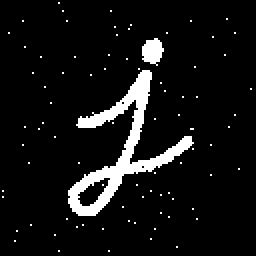
#> input picture projects/rtcl_tp25k_usb3/rtcl_tp25k_usb3_morphology_filter/app/rust/img_128x128.pgm, 128 x 128 px (shown 2 times larger); its folder holds only this picture in this run
$ python tile_image.py
#> lines starting #> are read from the running program, lines starting #| are printed output that depends on the picture; after the words box and inside, x2 and y2 are one past the last pixel; in counts of white or black regions, pixels touching at a corner belong together
#!/usr/bin/env python3
"""img_128x128.pgm を並べて 1024x1024 の画像を生成する"""

import cv2
import numpy as np


tile_w, tile_h = 128, 128
out_w, out_h = 512, 512
cols = out_w // tile_w  # 8
rows = out_h // tile_h  # 8

src_pgm = f"img_{tile_w}x{tile_h}.pgm"
dst_pgm = f"img_{out_w}x{out_h}.pgm"
dst_bin = f"input_{out_w}x{out_h}.bin"

src = cv2.imread(str(src_pgm), cv2.IMREAD_UNCHANGED)
#> src: shape (128, 128); 7.4% white; 84 white regions (82 under 20 px), largest, box (x1, y1, x2, y2) and area: (34, 35, 97, 108) 1021, (71, 19, 82, 33) 108

dst = np.tile(src, (rows, cols))
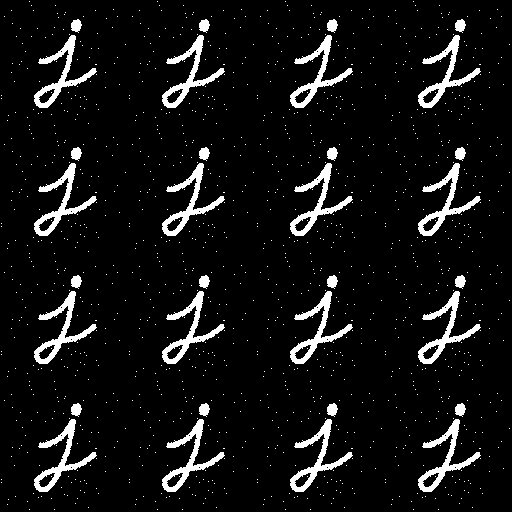
#> dst: shape (512, 512); 7.4% white; 1344 white regions (1312 under 20 px), largest, box (x1, y1, x2, y2) and area: (34, 35, 97, 108) 1021, (162, 35, 225, 108) 1021, (290, 35, 353, 108) 1021

# P2 (ASCII) PGM として保存
with open(dst_pgm, "w") as f:
    f.write(f"P2\n{out_w} {out_h}\n255\n")
    for row in dst:
        f.write(" ".join(str(v) for v in row) + "\n")
print(f"Saved {dst_pgm} ({out_w}x{out_h})")

# 2値画像として1バイト8画素パックのバイナリ出力 (MSB first, 閾値=128)
binary = (dst >= 128).astype(np.uint8)
packed = np.packbits(binary, axis=1, bitorder='little')  # shape: (1024, 128)
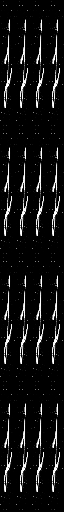
#> packed: shape (512, 64); min 0, max 255, mean 19.6
with open(dst_bin, "wb") as f:
    f.write(packed.tobytes())
print(f"Saved {dst_bin} ({out_w}x{out_h}, 1bpp packed)")
